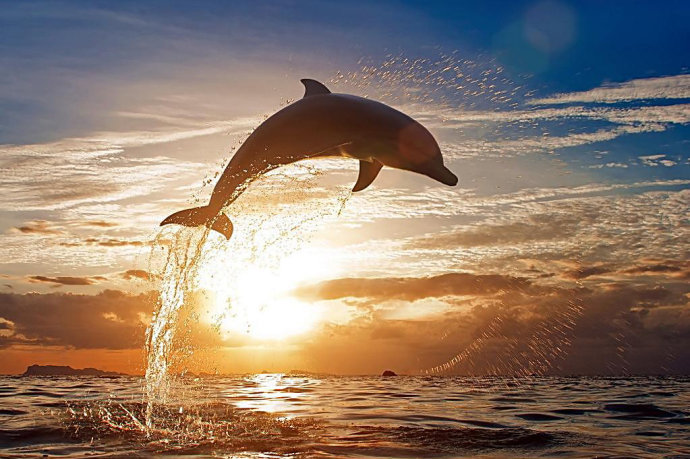
#> input picture 目标检测入门基础/边界框演示代码/img/1.jpg, 690 x 459 px
$ python bounding_box_show.py
#> lines starting #> are read from the running program, lines starting #| are printed output that depends on the picture
# -*- coding: utf-8 -*-
# @Author: 二月三
# @Date:   2021-01-22 15:57:45
# @Last Modified by:   二月三
# @Last Modified time: 2021-01-23 14:25:39

'''展示两种边界框的表示的代码演示

    1. 完成边界框的表示转换
    2. 完成边界框的绘制（默认边界框是不超过边界的）
'''
import numpy as np
import os
import matplotlib.pyplot as plt
import matplotlib.patches as patches
import matplotlib.image as image


def BoundingBox_Denote(bbox=[], mode=True):
    '''边界框的表示形式的转换
        bbox: 包含(x1, y1, x2, y2)四个位置信息的数据格式
        mode: 边界框数据表示的模式
             True:  to (x1,y1,x2,y2)
             False: to (x,y,w,h)

        return: 返回形式转换后的边界框数据
    '''
    denote_bbox = [] # 转换表示的边界框

    if mode is True:  # 保持原形式
        denote_bbox = bbox
    else:  # 转换为(center_x, center_y, w, h)
        center_x = (bbox[0]+bbox[2]) / 2.0
        center_y = (bbox[1]+bbox[3]) / 2.0
        w = bbox[2] - bbox[0]
        h = bbox[3] - bbox[1]
        denote_bbox = [center_x, center_y, w, h]

    # 返回表示转换的边界框表示
    denote_bbox = np.asarray(denote_bbox,  dtype='float32')
    return denote_bbox


def test_bbox_denote(bbox=[], mode=True):
    '''测试边界框的表示转换
        mode: 边界框数据表示的模式
             True:  to (x1,y1,x2,y2)
             False: to (x,y,w,h)
    '''
    test_bbox = bbox
    denote_mode = mode
    transform_denote_bbox = BoundingBox_Denote(bbox=test_bbox, mode=denote_mode)

    print('当前表示模式：', 1 if denote_mode else 2)
    print('原始的边界框表示: ', test_bbox)
    print('表示转换后的边界框: ', transform_denote_bbox)


def draw_rectangle(bbox=[], mode=True, color='k', fill=False):
    '''绘制矩形框
        bbox：边界框数据（默认框数据不超过图片边界）
        mode: 边界框数据表示的模式
             True:  to (x1,y1,x2,y2)
             False: to (x,y,w,h)
        color: 边框颜色
        fill: 是否填充
    '''
    if mode is True: # to (x1,y1,x2,y2)
        x = bbox[0]
        y = bbox[1]
        w = bbox[2] - bbox[0] + 1
        h = bbox[3] - bbox[1] + 1
    else: # to (x,y,w,h)
        # 默认绘制的框不超出边界
        x = bbox[0] - bbox[2] / 2.0
        y = bbox[1] - bbox[3] / 2.0
        w = bbox[2]
        h = bbox[3]

    # 绘制边界框
    # patches.Rectangle需要传入左上角坐标、矩形区域的宽度、高度等参数
    # 获取绘制好的图形的返回句柄——用于添加到当前的图像窗口中
    rect = patches.Rectangle((x, y), w, h,
                             linewidth=1,
                             edgecolor=color,
                             facecolor='y',
                             fill=fill, linestyle='-')

    return rect


def img_draw_bbox(bbox=[10, 20, 90, 100], mode=True):
    '''将边界框绘制到实际图片上
        bbox: 需要绘制的边界框
        mode: 边界框数据表示的转换模式
             True:  to (x1,y1,x2,y2)
             False: to (x,y,w,h)
    '''
#> called with mode = False
    fig = plt.figure(figsize=(12, 8))
    ax = plt.gca()

    # 图片路径
    img_path = os.path.join(os.getcwd(), 'img', '1.jpg')
    img = image.imread(img_path) # 读取图片数据
#> img is the input picture: shape (459, 690, 3); mean R, G, B 142.4, 122.4, 107.6
    plt.imshow(img)  # 展示图片

    # 边界框数据转换
    denote_mode = mode  # 边界框表示形式——确定数据格式
    # 经过转换后的边界框数据
    bbox1 = BoundingBox_Denote(bbox=bbox, mode=denote_mode)

    # 绘制表示模式2的边界框
    rect1 = draw_rectangle(bbox=bbox1, mode=denote_mode, color='r')
    ax.add_patch(rect1)

    plt.show()
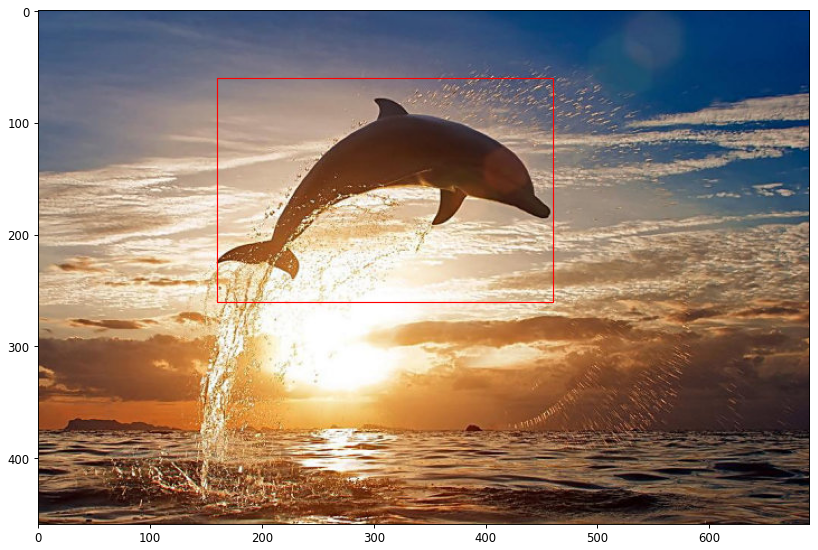
#> figure drawn by matplotlib, 1 panel


def main():
    # 边界框真实数据
    test_bbox = [160, 60, 460, 260]

    # 边界框数据表示模式——输入的bbox数据必须是[x1,y1,x2,y2]
    # True:  to (x1,y1,x2,y2)
    # False: to (x,y,w,h)
    # denote_mode = True
    denote_mode = False

    # 测试边界框的转换是否成功
    test_bbox_denote(bbox=test_bbox, mode=denote_mode)

    # 测试边界框的绘制
    img_draw_bbox(bbox=test_bbox, mode=denote_mode)


if __name__ == "__main__":
    main()
